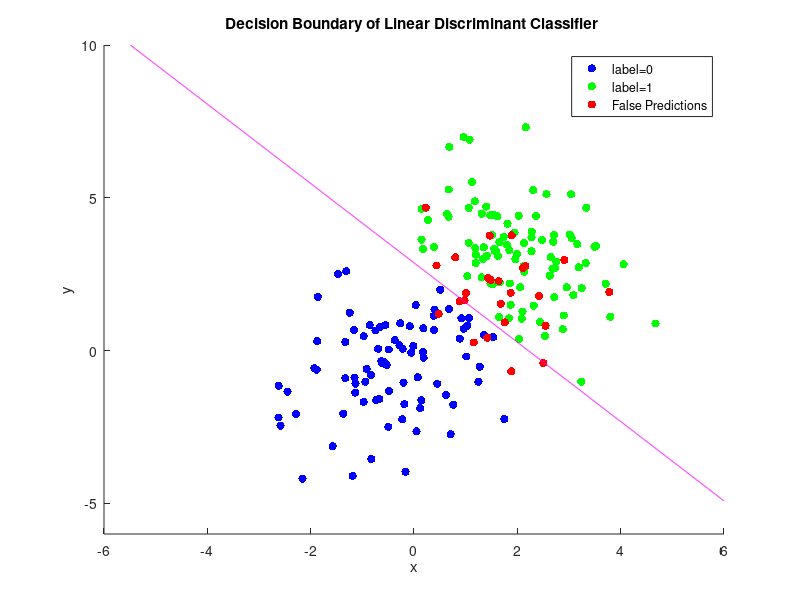
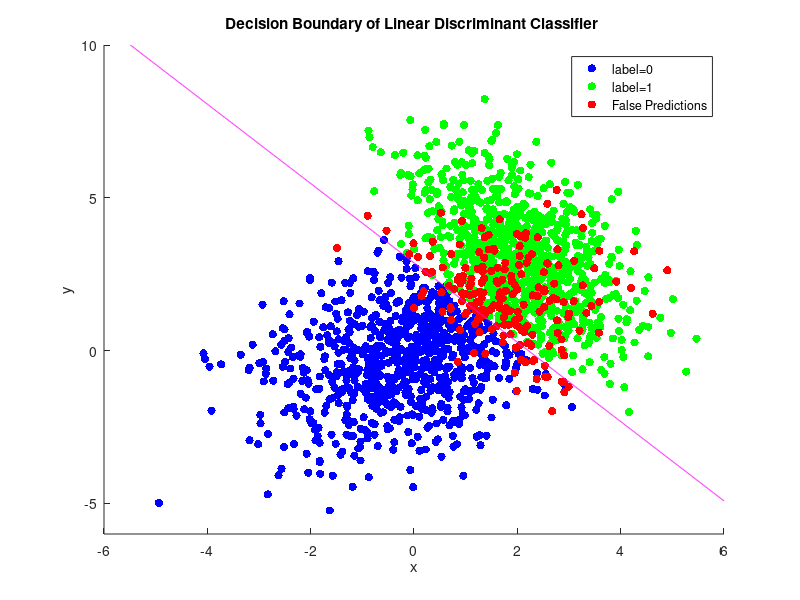

Write the MATLAB code that produced these figures, in order.
% BLG527E, HW2, Q1, Linear Discriminant Analysis
% Akif Aydogmus, ID: 702121013
% run on Ubuntu 14.04.5 LTS, GNU Octave, version 3.8.1


function ret = hw2lda()

display('')
display('#####  Linear Discriminant Analysis  #####')

data = importdata("hw2.mat"); % read input data
rowCount=size(data,1);
clmnCount=size(data,2);
falsePrediction_Sum = 0 ; 
falsePrediction_Sum2 = 0 ; 

% >> Extracting feature datas and labels
X_data = data(:,1:clmnCount-1);
Y_data = data(:,clmnCount);

% >> Dividing data according to the their labels
% Label=0 variables : X_L0(feature values), mu_L0(mean), sigma_L0(covariance matrix)
% Label=1 variables : X_L1(feature values), mu_L1(mean), sigma_L1(covariance matrix)
X_L0_data= X_data(find(Y_data==0),:);
X_L1_data= X_data(find(Y_data==1),:);
%size(X_L0)
%size(X_L1)

% --------------------------------
for  i = 1:10
% >> Seperating to folds
  Xv_L0 = X_L0_data( (i-1)*100+1:i*100, :);
  Xt_L0 = X_L0_data;
  Xt_L0( (i-1)*100+1:i*100, :) = [];

  Xv_L1 = X_L1_data( (i-1)*100+1:i*100, :);
  Xt_L1 = X_L1_data;
  Xt_L1( (i-1)*100+1:i*100, :) = [];

  %display( ' ========= ') 
  %display( ' round ') 
  %i

% >> Training data is used for training and validation
  % display( ' -- Training data results: ') ;
  false_prediction = lda_main(Xt_L0, Xt_L1, Xt_L0, Xt_L1, 0 );
  falsePrediction_Sum = falsePrediction_Sum + false_prediction ; 


% >> Training data is used for training and validation data is used for validation
  %display( ' -- Validation data results: ');
  false_prediction2 = lda_main(Xt_L0, Xt_L1, Xv_L0, Xv_L1, 0 );
  falsePrediction_Sum2 = falsePrediction_Sum2 + false_prediction2 ; 


end % end of for
% --------------------------------


display('===================== RESULTS =========================');
% Sum of the false predictions and calcuate all error rate for Traning Data
disp(['>> TRANING Data Classification Results:  ' ]);
disp(['False Predictions : ' num2str(falsePrediction_Sum)]);
Error_rate = (falsePrediction_Sum)*100 / ( 20*size(Xt_L0, 1) ) ; 
disp(['Classification Error : %' num2str(Error_rate)]);

display('------------------------------------------------');

% Sum of the false predictions and calcuate all error rate for Validation Data
disp(['>> VALIDATION Data Classification Results:  ' ]);
disp(['Total False Predictions: ' num2str(falsePrediction_Sum2)]);
Error_rate = (falsePrediction_Sum2)*100 / ( 20*size(Xv_L0, 1) ) ; 
disp(['Classification Error : %' num2str(Error_rate)]);

display('=======================================================');

% -----------------------------------------
% Sample Plotting of Decision Boundary
i = 1; 
 Xv_L0 = X_L0_data( (i-1)*100+1:i*100, :);
 Xt_L0 = X_L0_data;
 Xt_L0( (i-1)*100+1:i*100, :) = [];

 Xv_L1 = X_L1_data( (i-1)*100+1:i*100, :);
 Xt_L1 = X_L1_data;
 Xt_L1( (i-1)*100+1:i*100, :) = [];

%display('=== Results for plotting of Validation data decision boundary:');
 lda_main(Xt_L0, Xt_L1, Xv_L0, Xv_L1, 1 );  % plot with validation data 
%display('=== Results for plotting of Training data decision boundary:');
 lda_main(Xt_L0, Xt_L1, Xt_L0, Xt_L1, 1 ); % plot with training data 

% -----------------------------------------


end % end of hw2lda

%#######################################################################################
% Definitions: Xt_L0: Train data of Label 0,  Xt_L1: Train data of Label 1
%              Xv_L0: Validation data of Label 0,  Xv_L1: Validation data of Label 1
% If plotting of decision boundary is desired, last argument of lda_main function should be 1

function false_pred = lda_main(Xt_L0, Xt_L1, Xv_L0, Xv_L1, plotSelection )

  falsePrediction_L1_Sum = 0;
  falsePrediction_L0_Sum = 0;
  Xv_data = [ Xv_L0 , Xv_L1 ];

  mu_L0=mean(Xt_L0);
  mu_L1=mean(Xt_L1);
  p_Y = 0.5 ; % label counts are equal

% >> Computing Covariance Matrices 
  sigma_L0=(Xt_L0-ones(size(Xt_L0,1),1)*mu_L0)'*(Xt_L0-ones(size(Xt_L0,1),1)*mu_L0)/size(Xt_L0,1);
  sigma_L1=(Xt_L1-ones(size(Xt_L1,1),1)*mu_L1)'*(Xt_L1-ones(size(Xt_L1,1),1)*mu_L1)/size(Xt_L1,1);

% summation of covariances to attain the shared covariance matrix
sigma_shared = sigma_L0 + sigma_L1 ;

% >> Finding of the  b, w parameters 

  b = (mu_L0*inv(sigma_shared)*mu_L0' - mu_L1*inv(sigma_shared)*mu_L1')/2 + ... 
log(p_Y/(1-p_Y));

  w = inv(sigma_shared) * (mu_L1 - mu_L0)';

% >> Classification Errors
  prediction_label = 1./(1+exp(-w(1)*Xv_data(:,1)-w(2)*Xv_data(:,2)-b));

  prediction_L0 = 1./(1+exp(-w(1)*Xv_L0(:,1)-w(2)*Xv_L0(:,2)-b));

  prediction_L1 = 1./(1+exp(-w(1)*Xv_L1(:,1) - w(2)*Xv_L1(:,2)-b));

  falsePrediction_L1 =  sum(prediction_L1 <  p_Y );
  falsePrediction_L0 =  sum(prediction_L0 >= p_Y );
  false_pred = falsePrediction_L0 + falsePrediction_L1 ; 


%disp(['False Prediction of Label-1 : ' num2str(falsePrediction_L1) ' (over ' num2str(size(Xv_L1,1)) ' Label-1 data)' ]);
%disp(['False Prediction of Label-0 : ' num2str(falsePrediction_L0) ' (over ' num2str(size(Xv_L0,1)) ' Label-0 data)'  ]);

  % --- Plotting datas and decision boundary, plotting depends on selection ---
  if(plotSelection == 1)
	% Firstly creating data for contour, then calculate linear discriminant values 
	x_sample = [-6:.01:6];
	y_sample= [-6:.01:10];
	[x_mg ,y_mg] = meshgrid(x_sample, y_sample);

        linear_disc_vals = 1./(1+exp(-w(1)*x_mg-w(2)*y_mg-b));

	figure;
	%plot(Xv_L0(:,1), Xv_L0(:,2), 'b.', Xv_L1(:,1), Xv_L1(:,2), 'g.'); hold on,
	scatter(Xv_L0(:,1), Xv_L0(:,2), 'b','filled'); hold on,
	scatter(Xv_L1(:,1), Xv_L1(:,2), 'g','filled'); hold on,

	scatter(Xv_L1(prediction_L1 < p_Y,1),Xv_L1(prediction_L1 < p_Y, 2),'r','filled'); hold on,
	scatter(Xv_L0(prediction_L0 >= p_Y,1),Xv_L0(prediction_L0 >= p_Y, 2),'r','filled'); hold on,
	title( 'Decision Boundary of Linear Discriminant Classifier ' );
        legend('label=0', 'label=1','False Predictions');
	xlabel('x');
	ylabel('y');
	[Cntr,con_h] = contour(x_mg, y_mg, linear_disc_vals, [p_Y ,p_Y], 'm');
	
   end % End of Plot Selection

end % End of lda_main


%#######################################################################################





